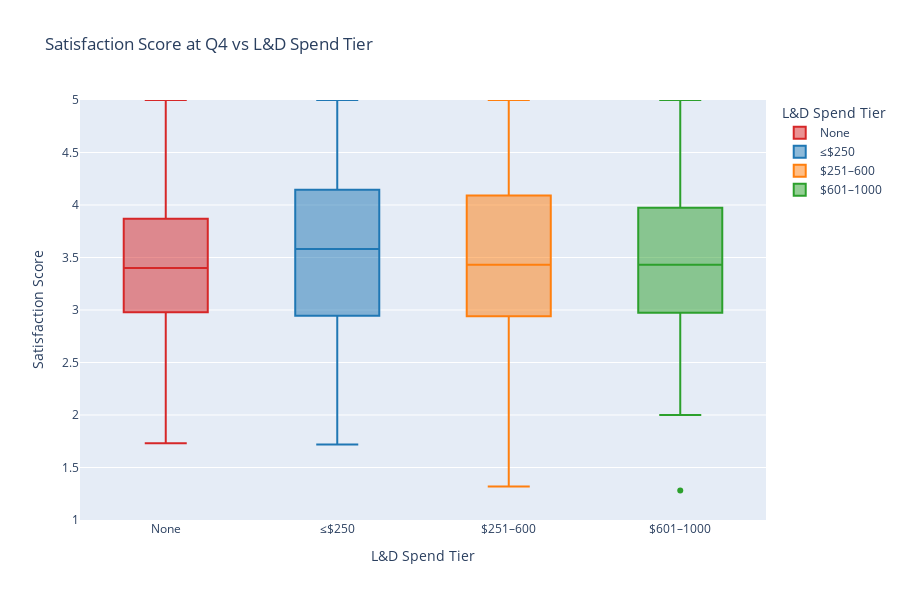

Notebook source saved alongside this figure:
### Markdown cell above
## Satisfaction Score at Q4 vs Spend Tier

### Code cell
satisfaction_q4 = satisfaction[satisfaction["quarter"] == "Q4"].merge(ld_spend_df, on="emp_id")
satisfaction_q4["spend_tier"] = pd.cut(satisfaction_q4["ld_spend"], [-1, 0, 250, 600, 1000],
                                       labels=["None", "≤$250", "$251–600", "$601–1000"])

fig8 = px.box(
    satisfaction_q4,
    x="spend_tier",
    y="satisfaction_score",
    title="Satisfaction Score at Q4 vs L&D Spend Tier",
    labels={"spend_tier": "L&D Spend Tier", "satisfaction_score": "Satisfaction Score"},
    color="spend_tier",
    category_orders={"spend_tier": ["None", "≤$250", "$251–600", "$601–1000"]},
    color_discrete_map=tier_colors
)
fig8.update_yaxes(range=[1, 5])
fig8.update_layout(height=600)
fig8.show()

### Figure 1 — Plotly figure (JSON) as saved in the notebook; plotly's stock layout.template omitted (floating-point values rounded to 4 significant figures; data arrays with more than 128 entries replaced by an {"elided": "..."} marker saying what was removed)
{"data": [{"alignmentgroup": "True", "hovertemplate": "L&D Spend Tier=%{x}<br>Satisfaction Score=%{y}<extra></extra>", "legendgroup": "None", "marker": {"color": "#d62728"}, "name": "None", "notched": false, "offsetgroup": "None", "orientation": "v", "showlegend": true, "type": "box", "x": {"elided": "145 str values"}, "x0": " ", "xaxis": "x", "y": {"elided": "145 float values"}, "y0": " ", "yaxis": "y"}, {"alignmentgroup": "True", "hovertemplate": "L&D Spend Tier=%{x}<br>Satisfaction Score=%{y}<extra></extra>", "legendgroup": "≤$250", "marker": {"color": "#1f77b4"}, "name": "≤$250", "notched": false, "offsetgroup": "≤$250", "orientation": "v", "showlegend": true, "type": "box", "x": ["≤$250", "≤$250", "≤$250", "≤$250", "≤$250", "≤$250", "≤$250", "≤$250", "≤$250", "≤$250", "≤$250", "≤$250", "≤$250", "≤$250", "≤$250", "≤$250", "≤$250", "≤$250", "≤$250", "≤$250", "≤$250", "≤$250", "≤$250", "≤$250", "≤$250", "≤$250", "≤$250", "≤$250", "≤$250", "≤$250", "≤$250", "≤$250", "≤$250", "≤$250", "≤$250", "≤$250", "≤$250", "≤$250", "≤$250", "≤$250", "≤$250", "≤$250", "≤$250", "≤$250", "≤$250", "≤$250", "≤$250", "≤$250", "≤$250", "≤$250", "≤$250", "≤$250", "≤$250", "≤$250", "≤$250", "≤$250", "≤$250", "≤$250", "≤$250", "≤$250", "≤$250", "≤$250", "≤$250", "≤$250", "≤$250", "≤$250", "≤$250", "≤$250", "≤$250", "≤$250", "≤$250", "≤$250", "≤$250", "≤$250", "≤$250", "≤$250", "≤$250", "≤$250", "≤$250", "≤$250", "≤$250", "≤$250", "≤$250", "≤$250", "≤$250", "≤$250", "≤$250", "≤$250", "≤$250", "≤$250", "≤$250", "≤$250", "≤$250", "≤$250", "≤$250", "≤$250", "≤$250"], "x0": " ", "xaxis": "x", "y": [3.34, 4.91, 3.9, 3.96, 3.86, 2.96, 4.57, 3.88, 3.95, 2.37, 3.01, 4.2, 3.59, 4.67, 2.43, 2.56, 3.58, 3.46, 4.47, 3.39, 2.54, 4.55, 2.04, 3.22, 3.63, 2.9, 3.66, 2.16, 3.38, 4.62, 3.36, 3.97, 2.36, 4.3, 4.12, 4.35, 1.72, 3.76, 2.98, 2.71, 3.11, 2.53, 3.94, 2.98, 3.46, 2.37, 3.85, 3.88, 3.25, 3.06, 2.89, 4.2, 4.29, 4.55, 3.75, 4.52, 4.24, 4.26, 4.36, 3.12, 4.53, 3.54, 4.79, 3.28, 2.88, 3.97, 3.78, 1.86, 3.39, 3.34, 3.44, 3.81, 2.12, 1.92, 2.87, 4.16, 2.78, 4.72, 3.85, 4.02, 4.51, 4.14, 4.67, 2.85, 3.49, 3.27, 3.76, 2.9, 4.34, 3.42, 2.85, 2.9, 5, 2.86, 3.92, 3.67, 3.41], "y0": " ", "yaxis": "y"}, {"alignmentgroup": "True", "hovertemplate": "L&D Spend Tier=%{x}<br>Satisfaction Score=%{y}<extra></extra>", "legendgroup": "$251–600", "marker": {"color": "#ff7f0e"}, "name": "$251–600", "notched": false, "offsetgroup": "$251–600", "orientation": "v", "showlegend": true, "type": "box", "x": ["$251–600", "$251–600", "$251–600", "$251–600", "$251–600", "$251–600", "$251–600", "$251–600", "$251–600", "$251–600", "$251–600", "$251–600", "$251–600", "$251–600", "$251–600", "$251–600", "$251–600", "$251–600", "$251–600", "$251–600", "$251–600", "$251–600", "$251–600", "$251–600", "$251–600", "$251–600", "$251–600", "$251–600", "$251–600", "$251–600", "$251–600", "$251–600", "$251–600", "$251–600", "$251–600", "$251–600", "$251–600", "$251–600", "$251–600", "$251–600", "$251–600", "$251–600", "$251–600", "$251–600", "$251–600", "$251–600", "$251–600", "$251–600", "$251–600", "$251–600", "$251–600", "$251–600", "$251–600", "$251–600", "$251–600", "$251–600", "$251–600", "$251–600", "$251–600", "$251–600", "$251–600", "$251–600", "$251–600", "$251–600", "$251–600", "$251–600", "$251–600", "$251–600", "$251–600", "$251–600", "$251–600", "$251–600", "$251–600", "$251–600", "$251–600", "$251–600", "$251–600", "$251–600", "$251–600", "$251–600", "$251–600", "$251–600", "$251–600", "$251–600", "$251–600", "$251–600", "$251–600", "$251–600", "$251–600", "$251–600", "$251–600", "$251–600", "$251–600", "$251–600", "$251–600", "$251–600", "$251–600", "$251–600", "$251–600", "$251–600", "$251–600", "$251–600", "$251–600", "$251–600", "$251–600", "$251–600", "$251–600", "$251–600", "$251–600", "$251–600"], "x0": " ", "xaxis": "x", "y": [3.47, 3.89, 3.98, 4.38, 2.67, 2.6, 2.47, 3.34, 4.07, 3.35, 5, 2.02, 2.55, 2.52, 3.19, 4.13, 4.62, 4.35, 2.61, 3.82, 3.41, 4.69, 2.9, 3.58, 3.29, 3.6, 2.01, 4.81, 4.94, 3.58, 3.04, 3.65, 3.31, 2.45, 3.33, 4.62, 4.37, 4.81, 3.87, 3.08, 3.28, 2.57, 2.3, 4.49, 5, 3.19, 2.69, 3.33, 4.22, 3.5, 4.21, 4.4, 3.36, 1.89, 3.51, 4.65, 3.54, 4.22, 3.06, 2.89, 2.07, 5, 3.21, 3.06, 2.95, 3.4, 3.56, 4.09, 3.17, 3.81, 5, 4.09, 3.72, 3.32, 2.89, 2.96, 5, 3.47, 3.27, 5, 3.21, 4.1, 3.17, 1.32, 3.92, 2.47, 3.76, 3.96, 3.45, 4.4, 2.19, 3.56, 3.78, 3.9, 2.89, 3.04, 4.36, 2.27, 2.87, 2.72, 3, 4.4, 2.32, 2.57, 4.1, 3.03, 2.02, 3.66, 2.94, 3.46], "y0": " ", "yaxis": "y"}, {"alignmentgroup": "True", "hovertemplate": "L&D Spend Tier=%{x}<br>Satisfaction Score=%{y}<extra></extra>", "legendgroup": "$601–1000", "marker": {"color": "#2ca02c"}, "name": "$601–1000", "notched": false, "offsetgroup": "$601–1000", "orientation": "v", "showlegend": true, "type": "box", "x": {"elided": "148 str values"}, "x0": " ", "xaxis": "x", "y": {"elided": "148 float values"}, "y0": " ", "yaxis": "y"}], "layout": {"boxmode": "overlay", "height": 600, "legend": {"title": {"text": "L&D Spend Tier"}, "tracegroupgap": 0}, "title": {"text": "Satisfaction Score at Q4 vs L&D Spend Tier"}, "xaxis": {"anchor": "y", "categoryarray": ["None", "≤$250", "$251–600", "$601–1000"], "categoryorder": "array", "domain": [0, 1], "title": {"text": "L&D Spend Tier"}}, "yaxis": {"anchor": "x", "domain": [0, 1], "range": [1, 5], "title": {"text": "Satisfaction Score"}}}}
